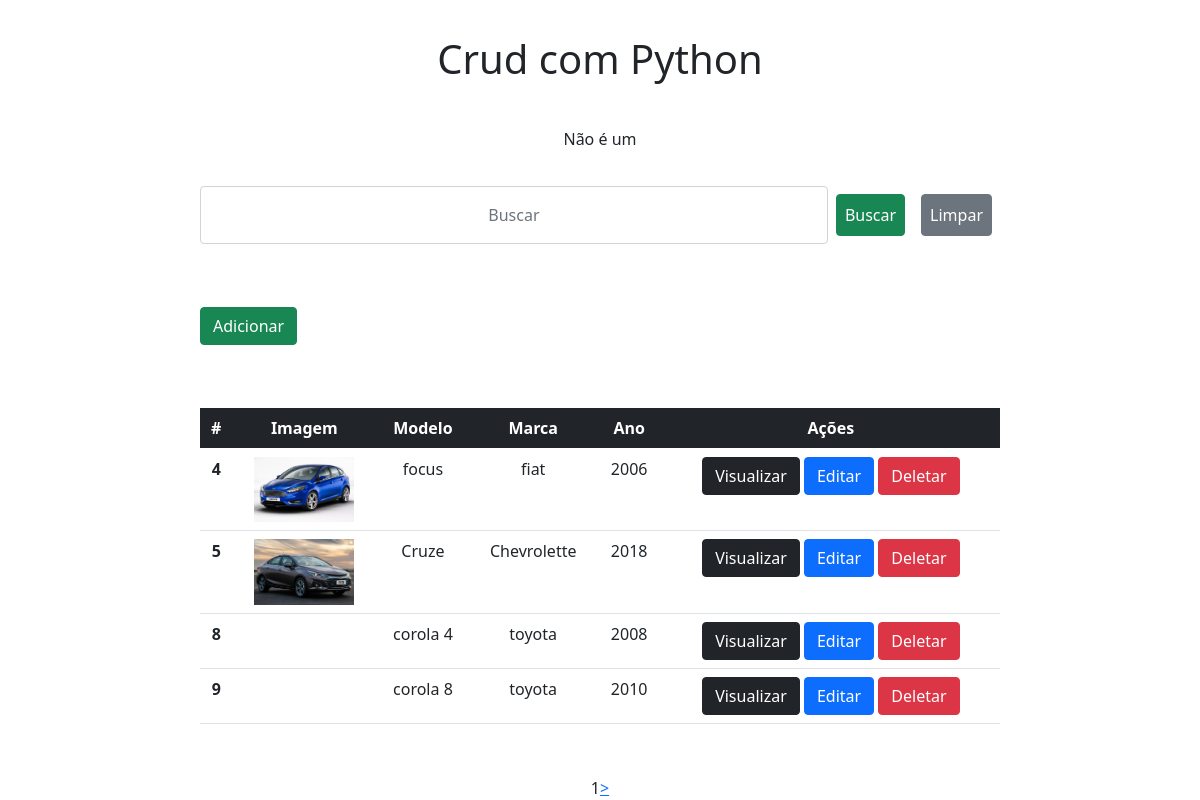
The page / on the database its author committed.
### app/models.py (models this page shows)
class Carro(models.Model):
    imagem = models.ImageField(
        blank=True, upload_to="uploads", default="media/uploads/padraoCarro.jpg"
    )
    modelo = models.CharField(max_length=50)
    marca = models.CharField(max_length=50)
    ano = models.IntegerField()
    placa = models.CharField(max_length=50)

### app/views.py (the view)
# urls.py: path("", home, name="home"),
def home(request):
    data = {
    }
    search = request.GET.get("search")
    if search:
        data["db"] = Carro.objects.filter(modelo__icontains=search)
    else:
        data["db"] = Carro.objects.all()
    """ get context data """
    all = Carro.objects.all()
    paginator = Paginator(all, 4)  # numero de objetos na pagina
    pages = request.GET.get("page")
    data["db"] = paginator.get_page(pages)
    return render(request, "index.html", data)
    """ estou tentando trocar paginator para a chave pg para não entrar em conflito com a chave db do dicionario data """
    """ https://acervolima.com/python-upload-de-imagens-em-django/ """

### app/templates/index.html (shortened to what this page needs)
<!DOCTYPE html>
<html lang="pt-br">
<head>
  <link href="https://cdn.jsdelivr.net/npm/bootstrap@5.0.2/dist/css/bootstrap.min.css" rel="stylesheet">
  <link rel="stylesheet" href="./static/css/style.css">
</head>
<body>
  <div class="col-8 m-auto pt-2 pb-2 text-center">
    <h1>Crud com Python</h1>
  </div>
  {% if carro == 'Fiat Toro' %}
    Esse é um carro: {{carro}}
  {% else %}
    Não é um {{carro}}
  {% endif %}
  <div class="col-8 m-auto pt-2 pb-2 text-center">
    <form action="?" method="get" class="d-flex">
      <input type="text" id="search" name="search" class=" p-2 form-control text-center flex-grow-1" placeholder="Buscar" value="{{ request.GET.search }}" autocomplete="off">
      <input type="submit" class="p-2 m-2 btn btn-success" value="Buscar">
      <a href="{% url 'home' %}" class="p-2 m-2 btn btn-secondary">Limpar</a>
    </form>
  </div>
  <div class="col-8 m-auto pt-0 pb-0 text-left">
    <a href="form/" class="btn btn-success">Adicionar</a>
  </div>
  <div class="col-8 m-auto pt-2 pb-2 text-center">
    <table class="table">
      <thead class="table-dark">
        <tr>
          <th scope="col">#</th>
          <th scope="col">Imagem</th>
          <th scope="col">Modelo</th>
          <th scope="col">Marca</th>
          <th scope="col">Ano</th>
          <th scope="col">Ações</th>
        </tr>
      </thead>
      <tbody>
      {% for dbs in db %}
        <tr>
          <th>{{dbs.id}}</th>
          <td>
            {% if dbs.imagem %}
              <a href="/view/{{dbs.id}}">
                <img src="{{ dbs.imagem.url }}" alt="" width="100">
              </a>
            {% endif %}
          </td>
          <td>{{dbs.modelo}}</td>
          <td>{{dbs.marca}}</td>
          <td>{{dbs.ano}}</td>
          <td>
            <a href="/view/{{dbs.id}}" class="btn btn-dark">Visualizar</a>
            <a href="/edit/{{dbs.id}}" class="btn btn-primary">Editar</a>
            <a href="/delete/{{dbs.id}}" class="btn btn-danger btnDel">Deletar</a>
          </td>
        </tr>
      {% endfor %}
      </tbody>
    </table>
  </div>
  <div class="pagination">
    <div class="pagination_current">
      {{ db.number }}
    </div>
    <div class="pagination_next">
      {% if db.has_next %}
        <a href="?page={{db.next_page_number}}"> > </a>
      {% endif %}
    </div>
  </div>
  {% load static %}
</body>
</html>

### app/static/css/style.css (style rules this page uses)
* { padding: 0; margin: 0; box-sizing: border-box; }
body { display: flex; justify-content: center; align-items: center; flex-direction: column; width: 100%; height: 100vh; background-color: white; }
.pagination { display: flex; justify-content: center; align-items: center; background-color: white; }

### rows shown on the page
Carro: id "4", imagem (picture), modelo "focus", marca "fiat", ano "2006"
Carro: id "5", imagem (picture), modelo "Cruze", marca "Chevrolette", ano "2018"
Carro: id "8", modelo "corola 4", marca "toyota", ano "2008"
Carro: id "9", modelo "corola 8", marca "toyota", ano "2010"

### other values the page prints
{{ db.number }} "1"
